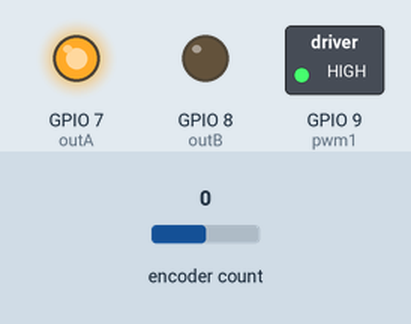
Recording of a sketch running on a simulated ESP32-S3. On the bench: switched loads named in the sketch (green lamp = pin HIGH), output pins drawn as LEDs (lit = HIGH). The test bench sets the inputs (shaded band); at power-on: encoder count 0. What the sketch prints to the serial monitor is not drawn.

Above: at 0.1 s.
Timing chart, 0 to 1.6 s (numbered marks = the images above):
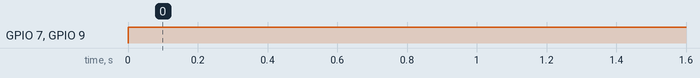

The sketch:

CS2_final_motor.ino
```cpp
#include <PID_v1.h>
#include <Encoder.h>
#include <cmath>

#define outA 7
#define outB 8
#define pwm1 9

double Setpoint, Input, Output;
bool Forwards;
PID motor1(&Input, &Output, &Setpoint,17.5, 0.027, 0, DIRECT);

Encoder motorEncoder1(0, 1);

void setup() {
  pinMode(outA, OUTPUT);
  pinMode(outB, OUTPUT);
  pinMode(pwm1, OUTPUT);

  Setpoint = 255;
  Forwards = false;
  motorEncoder1.write(0);
  //Input = motorEncoder1.read();

  motor1.SetMode(AUTOMATIC);

}

void motor1manual(int PWM, boolean BACK){
  analogWrite(pwm1, PWM);
  if(BACK){
    digitalWrite(outA, LOW);
    digitalWrite(outB, HIGH);
  }
  else{
    digitalWrite(outA, HIGH);
    digitalWrite(outB, LOW);
  }

}

void loop() {
  Serial.print(motorEncoder1.read());
  Serial.printf("\n");

  Input = abs(motorEncoder1.read());
  motor1.Compute();

  if(Setpoint > Input && Forwards != true){
    motor1manual(Output, false);
  }
  else if (Setpoint < Input && Forwards != true){
    motor1manual(Output, true);
  }
  else if(Setpoint < Input && Forwards == true){
    motor1manual(Output, false);
  }
  else if (Setpoint > Input && Forwards == true){
    motor1manual(Output, true);
  }
  else{
    Serial.print("Target");
  }


}
```

Measured:
- by itself, GPIO 7 (outA), GPIO 9 (pwm1): LOW → HIGH at 0.00 s
